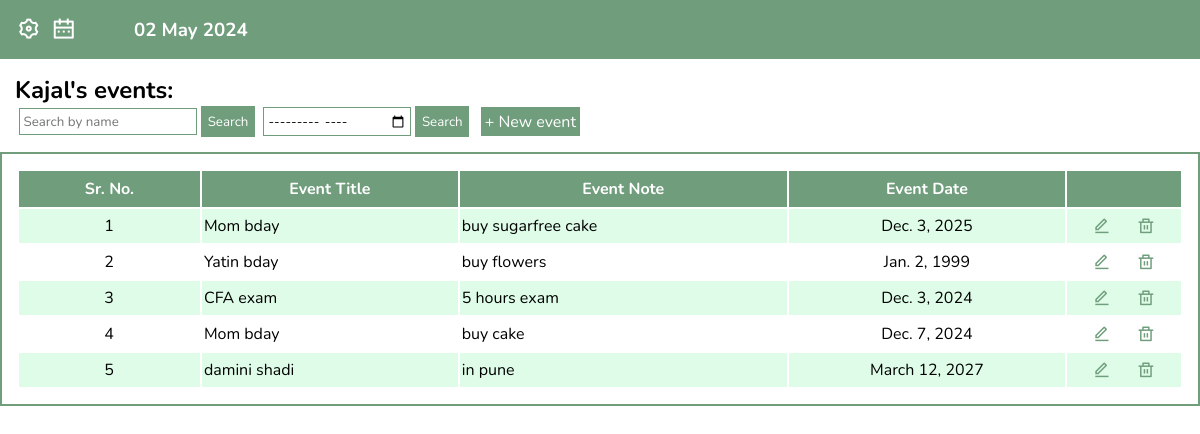
Screenshot of /events/ (signed in) with the database file from the repository.
### app_user/models.py (models this page shows)
class customUser(AbstractUser):
    username=None
    mobile_number=models.CharField(
        max_length=40,
        null = True,
        blank = True,
        default = ''
    )
    email=models.EmailField(unique=True)
    USERNAME_FIELD = 'email'
    REQUIRED_FIELDS = []
    objects = UserManager()

### events/models.py (models this page shows, shortened)
class event(models.Model):
    event_user = models.ForeignKey(User, on_delete=models.CASCADE, null=True, blank=True)
    event_title = models.CharField(max_length=30)
    event_description = models.CharField(max_length=70, null=True, blank=True)
    event_date = models.DateField()

### Event_Calendar_project/views.py (the view)
# urls.py: path('events/',EventList.as_view(), name="all_events"),
class EventList(LoginRequiredMixin,ListView):
    model = event
    context_object_name = 'events'
    def get_context_data(self,**kwargs):
        context = super().get_context_data(**kwargs)
        context['events'] = context['events'].filter(event_user=self.request.user)
        search_name_input = self.request.GET.get('search-by-name') or ''
        if search_name_input:
            context['events'] = context['events'].filter(
                event_title__icontains=search_name_input
            )
        search_month_input = self.request.GET.get('search-by-month') or ''
        if search_month_input:
            context['events'] = context['events'].filter(
                event_date__icontains=search_month_input
            )
        context['search_name_input'] = search_name_input
        return context

### events/templates/events/event_list.html (shortened to what this page needs)
<!DOCTYPE html>
<html>
<head>
    <link href="https://cdn.jsdelivr.net/npm/remixicon@4.2.0/fonts/remixicon.css" rel="stylesheet" />
</head>
<body>
    <div class="container">
        <div class="top">
            <div class="links">
                <a href="{% url 'settings-page' %}"><i class="ri-settings-3-line settings"></i></a>
                <a href="{% url 'calendar-home' %}"><i class="ri-calendar-2-line"></i></a>
            </div>
            <h3>{% now "d F Y" %}</h3>
        </div>
        <div class="bottom">
            <div class="tag-btns">
                <div class="uname">
                    <h2>{{user.first_name}}'s events:</h2>
                </div>
                <div class="btns">
                    <form method="get">
                        <input type="text" name="search-by-name" value="{{search_name_input}}" placeholder="Search by name">
                        <input class="subBtn" type="submit" value="Search">
                    </form>
                    <form method="get">
                        <input type="month" name="search-by-month" value="{{search_name_input}}" placeholder="">
                        <input class="subBtn" type="submit" value="Search">
                    </form>
                    <a href="{% url 'event-create' %}"><button>+ New event</button></a>
                </div>
            </div>
            <div class="eventTable">
            <table>
                <tr>
                    <th>Sr. No.</th>
                    <th>Event Title</th>
                    <th>Event Note</th>
                    <th>Event Date</th>
                    <th></th>
                </tr>
                {% for event in events %}
                <tr>
                    <td class="ctr"></td>
                    <td>{{event.event_title}}</td>
                    <td>{{event.event_description}}</td>
                    <td class="date-col">{{event.event_date}}</td>
                    <td class="ud"> <a href="{% url 'event-update' event.id %}"><i class="ri-edit-line"></i></a>
                        <a href="{% url 'event-delete' event.id %}"><i class="ri-delete-bin-line"></i></a></td>
                </tr>
                {% endfor %}
            </table>
            </div>
        </div>
    </div>
</body>
</html>

### events/templates/events/event_list.html (style rules this page uses)
* { margin: 0; padding: 0; box-sizing: border-box; font-family: 'Nunito', sans-serif;  }
.container { display: flex; flex-direction: column; }
.top { background-color: #709D7C; padding: .7rem; flex-basis: 5%; display: flex; }
.top .links { flex-basis: 10%; display: flex; align-items: center; }
.top .links a { text-decoration: none; color: white; padding: 5px; transition: 0.3s ease; }
.top .links a i { font-size: 1.5rem; }
.top h3 { flex-basis: 90%; display: flex; align-items: center; justify-content: left; padding-left: 5px; color: white; }
.tag-btns { display: flex; flex-direction: column; padding: 15px; }
.tag-btns h2 { flex-basis: 55%; }
.tag-btns .btns { flex-basis: 45%; display: flex; align-items: center; justify-content: left; }
.tag-btns .btns a button { background-color: #709D7C; color: white; padding: 3.5px; outline: none; margin-left: 8px; border: none; font-size: 1rem; transition: 0.3s ease; }
.tag-btns .btns form .subBtn { background-color: #709D7C; outline: none; color: white; border: 3px solid #709D7C; transition: 0.2s ease; }
.eventTable { border: 2px solid #709D7C; width: 100%; }
.eventTable table { min-width: 100%; padding: 15px; counter-reset: Serial; }
.eventTable table th { padding: 7px 14px; background-color: #709D7C; color: white; }
.eventTable table tr td { padding: 5px 2px; }
.eventTable table tr .date-col { text-align: center; }
tr .ctr::before { counter-increment: Serial; content: counter(Serial); align-content: center; text-align: center; padding-left: 47%; }
.eventTable table tr .ud { display: flex; justify-content :space-evenly; }
.eventTable table tr .ud a { text-decoration: none; color: #709D7C; font-size: 1.1rem; margin: 0 2px; transition: 0.3s ease; }
.eventTable table tr:nth-child(even) { background-color: #defce7; }

### rows the page displays
customUser: first_name "Kajal"
event: event_title "Mom bday", event_description "buy sugarfree cake", event_date "Dec. 3, 2025"
event: event_title "Yatin bday", event_description "buy flowers", event_date "Jan. 2, 1999"
event: event_title "CFA exam", event_description "5 hours exam", event_date "Dec. 3, 2024"
event: event_title "Mom bday", event_description "buy cake", event_date "Dec. 7, 2024"
event: event_title "damini shadi", event_description "in pune", event_date "March 12, 2027"
